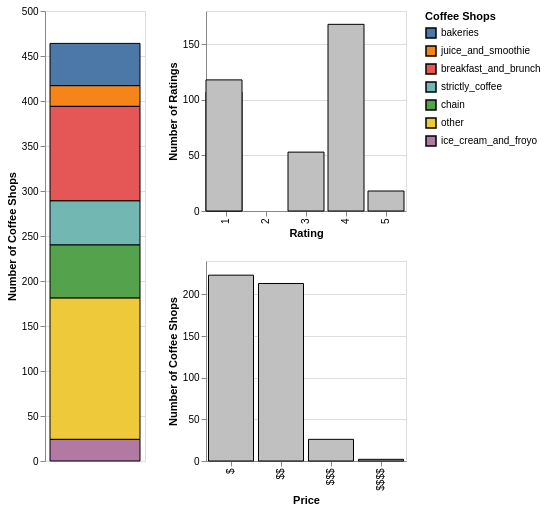

The specification (Vega-Lite) saved for this image:
### Vega-Lite specification from a JSON file in a GitHub repository (floating-point values rounded to 4 significant figures; data arrays with more than 128 entries replaced by an {"elided": "..."} marker saying what was removed)
{"data": {"values": {"elided": "464 records"}}, "$schema": "https://vega.github.io/schema/vega-lite/v2.3.0.json", "config": {"view": {"width": 400, "height": 300}}, "hconcat": [{"width": 100, "height": 450, "data": {"values": {"elided": "464 records"}}, "mark": {"stroke": "Black", "type": "bar"}, "encoding": {"color": {"field": "primary_category", "scale": {"domain": ["bakeries", "juice_and_smoothie", "breakfast_and_brunch", "strictly_coffee", "chain", "other", "ice_cream_and_froyo"], "scheme": "tableau10"}, "type": "nominal", "legend": {"title": "Coffee Shops"}}, "y": {"aggregate": "count", "type": "quantitative", "axis": {"title": "Number of Coffee Shops"}}}}, {"vconcat": [{"width": 200, "height": 200, "data": {"values": {"elided": "464 records"}}, "mark": {"stroke": "Black", "type": "bar", "fill": "silver"}, "encoding": {"y": {"aggregate": "count", "type": "quantitative", "axis": {"title": "Number of Ratings"}}, "x": {"field": "Rating", "scale": {"domain": [1, 2, 3, 4, 5], "type": "band"}, "type": "ordinal", "axis": {"title": "Rating"}}}}, {"width": 200, "height": 200, "data": {"values": {"elided": "464 records"}}, "mark": {"stroke": "Black", "type": "bar", "fill": "Silver"}, "encoding": {"y": {"aggregate": "count", "type": "quantitative", "axis": {"title": "Number of Coffee Shops"}}, "x": {"field": "Price", "type": "nominal", "axis": {"title": "Price"}}}}]}]}
